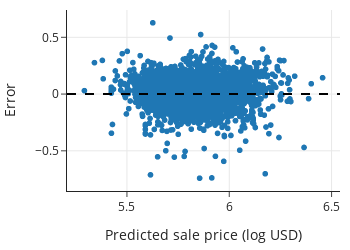

Notebook code for this chart:
### Code cell
fig = px.scatter(x=prediction, y=error,
                 labels=dict(x='Predicted sale price (log USD)', y='Error'),
                 width=350, height=250)

fig.add_hline(0, line_width=2, line_dash='dash', opacity=1)
fig.show()

### Figure 1 — Plotly figure (JSON) as saved in the notebook; plotly's stock layout.template omitted (floating-point values rounded to 4 significant figures; data arrays with more than 128 entries replaced by an {"elided": "..."} marker saying what was removed)
{"data": [{"hovertemplate": "Predicted sale price (log USD)=%{x}<br>Error=%{y}<extra></extra>", "legendgroup": "", "marker": {"color": "#1F77B4", "symbol": "circle"}, "mode": "markers", "name": "", "showlegend": false, "type": "scattergl", "x": {"elided": "2667 float values"}, "xaxis": "x", "y": {"elided": "2667 float values"}, "yaxis": "y"}], "layout": {"height": 250, "legend": {"tracegroupgap": 0}, "shapes": [{"line": {"dash": "dash", "width": 2}, "opacity": 1, "type": "line", "x0": 0, "x1": 1, "xref": "x domain", "y0": 0, "y1": 0, "yref": "y"}], "width": 350, "xaxis": {"anchor": "y", "autorange": true, "domain": [0, 1], "range": [5.207, 6.541], "title": {"text": "Predicted sale price (log USD)"}, "type": "linear"}, "yaxis": {"anchor": "x", "autorange": true, "domain": [0, 1], "range": [-0.854, 0.7406], "title": {"text": "Error"}, "type": "linear"}}}
